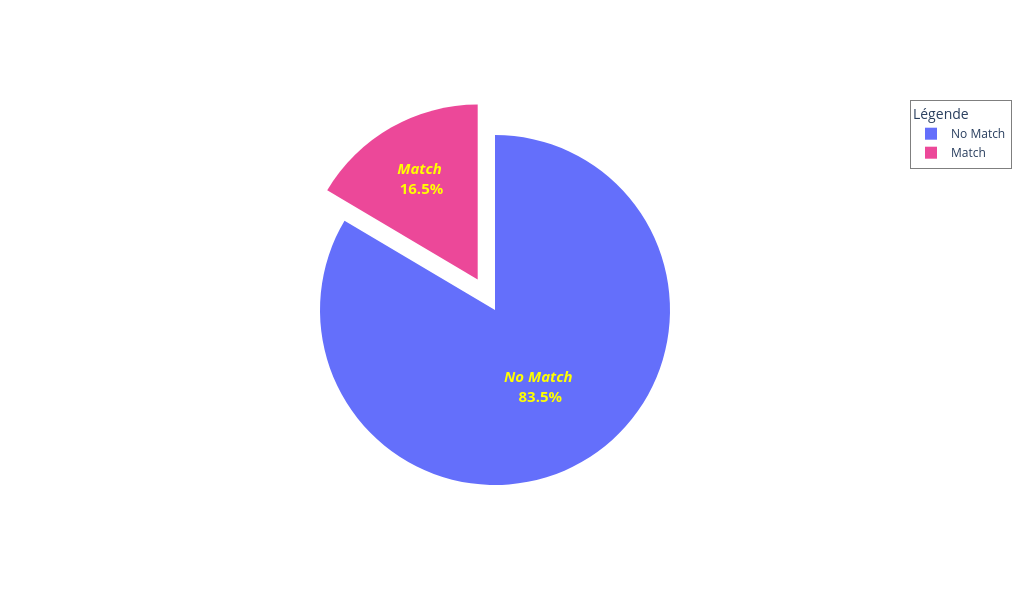

The notebook cell this image was saved under:
### Code cell
labels = ['No Match', 'Match']
values = [6998, 1380]
colors = [MALE, FEMALE]  

fig = go.Figure(data=[go.Pie(
    labels=labels,
    values=values,
    pull=[0, 0.2],
    texttemplate='<em>%{label}</em><br> <b>%{percent}</b>',
    textfont_size=15,
    textfont_color="yellow",
    marker_colors=colors  
)])

fig.update_layout(
    width=1024,  # Largeur en pixels
    height=600,  # Hauteur en pixels
    legend=dict(
        title='Légende',  # Titre de la légende
        x=1,  
        y=1,  
        bgcolor='rgba(255, 255, 255, 0.7)',  
        bordercolor='rgba(0, 0, 0, 0.5)', 
        borderwidth=1 
    )
)

fig.show()

### Figure 1 — Plotly figure (JSON) as saved in the notebook; plotly's stock layout.template omitted (floating-point values rounded to 4 significant figures)
{"data": [{"labels": ["No Match", "Match"], "marker": {"colors": ["#646ffb", "#ec4899"]}, "pull": [0, 0.2], "textfont": {"color": "yellow", "size": 15}, "texttemplate": "<em>%{label}</em><br> <b>%{percent}</b>", "type": "pie", "values": [6998, 1380]}], "layout": {"height": 600, "legend": {"bgcolor": "rgba(255, 255, 255, 0.7)", "bordercolor": "rgba(0, 0, 0, 0.5)", "borderwidth": 1, "title": {"text": "Légende"}, "x": 1, "y": 1}, "width": 1024}}
